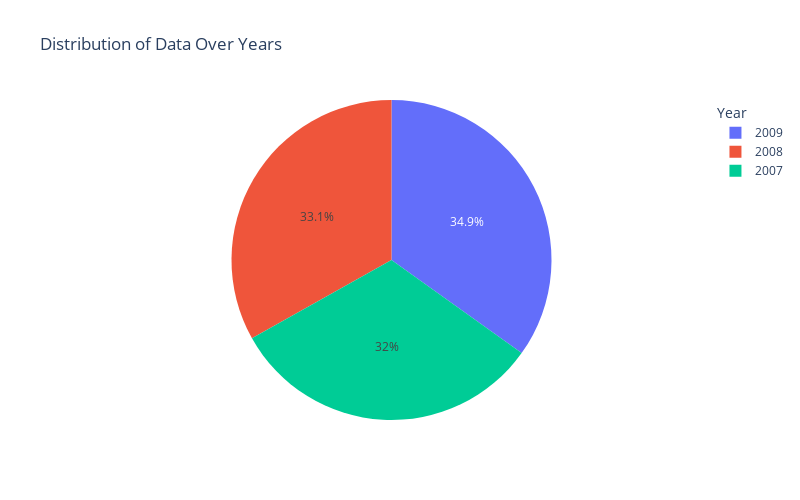

Notebook code cell kept with this figure:
### Code cell
year_counts = df['year'].value_counts().reset_index()
year_counts.columns = ['year', 'count']

fig = px.pie(
    year_counts,
    names='year',  
    values='count', 
    title='Distribution of Data Over Years',
    color='year',  
    height=500,  
    width=800  
)

fig.update_layout(
    legend_title='Year'
)

fig.show()

### Figure 1 — Plotly figure (JSON) as saved in the notebook; plotly's stock layout.template omitted (floating-point values rounded to 4 significant figures)
{"data": [{"customdata": [[2009], [2008], [2007]], "domain": {"x": [0, 1], "y": [0, 1]}, "hovertemplate": "year=%{customdata[0]}<br>count=%{value}<extra></extra>", "labels": [2009, 2008, 2007], "legendgroup": "", "marker": {"colors": ["#636efa", "#EF553B", "#00cc96"]}, "name": "", "showlegend": true, "type": "pie", "values": [120, 114, 110]}], "layout": {"height": 500, "legend": {"title": {"text": "Year"}, "tracegroupgap": 0}, "title": {"text": "Distribution of Data Over Years"}, "width": 800}}
